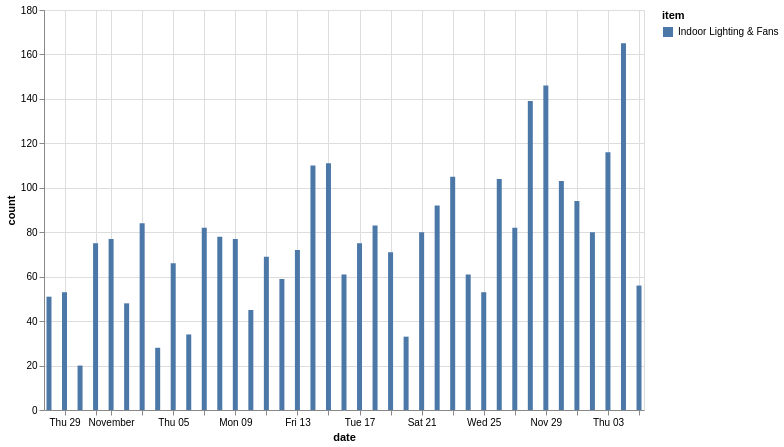

Source (Vega-Lite JSON):
### Vega-Lite specification from a JSON file in a GitHub repository (floating-point values rounded to 4 significant figures)
{"config": {"view": {"continuousWidth": 400, "continuousHeight": 300}}, "data": {"name": "data-5638b942f1fafdfabbed74d3a547fd4d"}, "mark": "bar", "encoding": {"color": {"type": "nominal", "field": "item"}, "x": {"type": "temporal", "field": "date"}, "y": {"type": "quantitative", "field": "count"}}, "height": 400, "width": 600, "$schema": "https://vega.github.io/schema/vega-lite/v4.8.1.json", "datasets": {"data-5638b942f1fafdfabbed74d3a547fd4d": [{"item": "Indoor Lighting & Fans", "date": "2020-10-28", "count": 51}, {"item": "Indoor Lighting & Fans", "date": "2020-10-29", "count": 53}, {"item": "Indoor Lighting & Fans", "date": "2020-10-30", "count": 20}, {"item": "Indoor Lighting & Fans", "date": "2020-10-31", "count": 75}, {"item": "Indoor Lighting & Fans", "date": "2020-11-01", "count": 77}, {"item": "Indoor Lighting & Fans", "date": "2020-11-02", "count": 48}, {"item": "Indoor Lighting & Fans", "date": "2020-11-03", "count": 84}, {"item": "Indoor Lighting & Fans", "date": "2020-11-04", "count": 28}, {"item": "Indoor Lighting & Fans", "date": "2020-11-05", "count": 66}, {"item": "Indoor Lighting & Fans", "date": "2020-11-06", "count": 34}, {"item": "Indoor Lighting & Fans", "date": "2020-11-07", "count": 82}, {"item": "Indoor Lighting & Fans", "date": "2020-11-08", "count": 78}, {"item": "Indoor Lighting & Fans", "date": "2020-11-09", "count": 77}, {"item": "Indoor Lighting & Fans", "date": "2020-11-10", "count": 45}, {"item": "Indoor Lighting & Fans", "date": "2020-11-11", "count": 69}, {"item": "Indoor Lighting & Fans", "date": "2020-11-12", "count": 59}, {"item": "Indoor Lighting & Fans", "date": "2020-11-13", "count": 72}, {"item": "Indoor Lighting & Fans", "date": "2020-11-14", "count": 110}, {"item": "Indoor Lighting & Fans", "date": "2020-11-15", "count": 111}, {"item": "Indoor Lighting & Fans", "date": "2020-11-16", "count": 61}, {"item": "Indoor Lighting & Fans", "date": "2020-11-17", "count": 75}, {"item": "Indoor Lighting & Fans", "date": "2020-11-18", "count": 83}, {"item": "Indoor Lighting & Fans", "date": "2020-11-19", "count": 71}, {"item": "Indoor Lighting & Fans", "date": "2020-11-20", "count": 33}, {"item": "Indoor Lighting & Fans", "date": "2020-11-21", "count": 80}, {"item": "Indoor Lighting & Fans", "date": "2020-11-22", "count": 92}, {"item": "Indoor Lighting & Fans", "date": "2020-11-23", "count": 105}, {"item": "Indoor Lighting & Fans", "date": "2020-11-24", "count": 61}, {"item": "Indoor Lighting & Fans", "date": "2020-11-25", "count": 53}, {"item": "Indoor Lighting & Fans", "date": "2020-11-26", "count": 104}, {"item": "Indoor Lighting & Fans", "date": "2020-11-27", "count": 82}, {"item": "Indoor Lighting & Fans", "date": "2020-11-28", "count": 139}, {"item": "Indoor Lighting & Fans", "date": "2020-11-29", "count": 146}, {"item": "Indoor Lighting & Fans", "date": "2020-11-30", "count": 103}, {"item": "Indoor Lighting & Fans", "date": "2020-12-01", "count": 94}, {"item": "Indoor Lighting & Fans", "date": "2020-12-02", "count": 80}, {"item": "Indoor Lighting & Fans", "date": "2020-12-03", "count": 116}, {"item": "Indoor Lighting & Fans", "date": "2020-12-04", "count": 165}, {"item": "Indoor Lighting & Fans", "date": "2020-12-05", "count": 56}]}}
